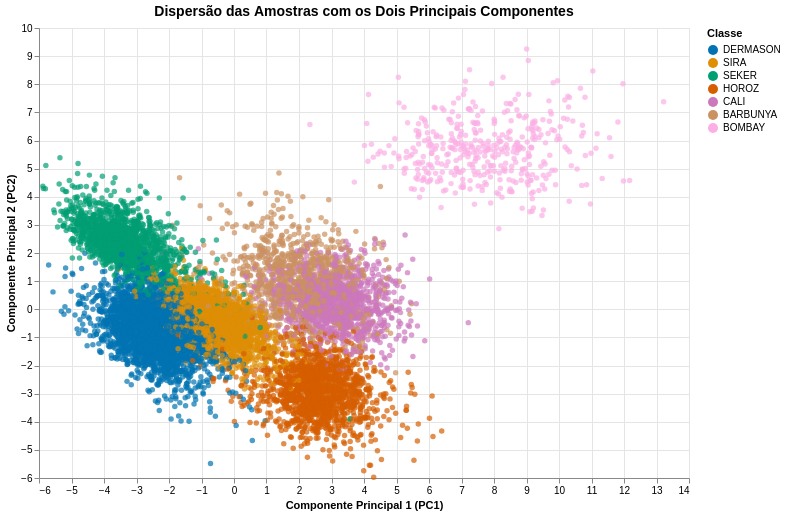

Here is the notebook cell this chart was saved with:
### Code cell
import altair as alt
import pandas as pd
import numpy as np

# montagem do dataframe com os dois principais componentes determinados pelo pca:
df_pca_plot = pd.DataFrame({"PC1": X_train_pca2d[:, 0],"PC2": X_train_pca2d[:, 1],"Class": y_train})
# escala de cores com dicionário CLASS_COLORS:
color_scale = alt.Scale(domain=list(CLASS_COLORS.keys()),range=list(CLASS_COLORS.values()))
# gráfico de dispersão com altair:
chart = (
    alt.Chart(df_pca_plot)
    .mark_circle(size=30, opacity=0.7)
    .encode(
        x=alt.X("PC1:Q", title="Componente Principal 1 (PC1)"),
        y=alt.Y("PC2:Q", title="Componente Principal 2 (PC2)"),
        color=alt.Color("Class:N", scale=color_scale, title="Classe"),
        tooltip=[
            "Class:N",
            alt.Tooltip("PC1:Q", format=".2f"),
            alt.Tooltip("PC2:Q", format=".2f")
        ]
    )
    .properties(
        title="Dispersão das Amostras com os Dois Principais Componentes",
        width=650,
        height=450
    )
)

# exibição do gráfico final:
chart_stylized = stylize(chart)
display(chart_stylized)

### Figure 1 — Vega-Lite specification as saved in the notebook (floating-point values rounded to 4 significant figures; data arrays with more than 128 entries replaced by an {"elided": "..."} marker saying what was removed)
{"config": {"view": {"continuousWidth": 300, "continuousHeight": 300}, "axis": {"gridColor": "#E5E5E5", "labelFontSize": 10, "titleFontSize": 11}, "legend": {"labelFontSize": 10, "symbolOpacity": 1, "titleFontSize": 11}, "title": {"fontSize": 14}}, "data": {"name": "data-5fad657fe5683b0b6901e9767b7af5bb"}, "mark": {"type": "circle", "opacity": 0.7, "size": 30}, "encoding": {"color": {"field": "Class", "scale": {"domain": ["DERMASON", "SIRA", "SEKER", "HOROZ", "CALI", "BARBUNYA", "BOMBAY"], "range": ["#0173B2", "#DE8F05", "#029E73", "#D55E00", "#CC78BC", "#CA9161", "#FBAFE4"]}, "title": "Classe", "type": "nominal"}, "tooltip": [{"field": "Class", "type": "nominal"}, {"field": "PC1", "format": ".2f", "type": "quantitative"}, {"field": "PC2", "format": ".2f", "type": "quantitative"}], "x": {"field": "PC1", "title": "Componente Principal 1 (PC1)", "type": "quantitative"}, "y": {"field": "PC2", "title": "Componente Principal 2 (PC2)", "type": "quantitative"}}, "height": 450, "title": "Dispersão das Amostras com os Dois Principais Componentes", "width": 650, "$schema": "https://vega.github.io/schema/vega-lite/v5.8.0.json", "datasets": {"data-5fad657fe5683b0b6901e9767b7af5bb": {"elided": "10888 records"}}}
